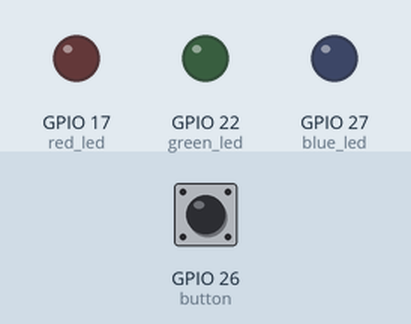
Bench run of a program on a simulated Raspberry Pi (BCM pin numbers). Parts: output pins drawn as LEDs (lit = HIGH). Inputs (shaded band) come from the test bench; at power-on: GPIO 26 (button) HIGH.

Above: at 1.2 s.
1.3 s: GPIO 26 (button) pulled LOW for 0.15 s
At 1.6 s:
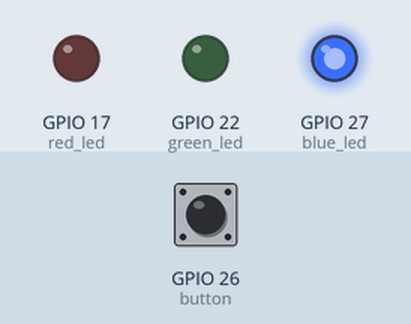
2.9 s: GPIO 26 (button) pulled LOW for 1 s
At 4.0 s:
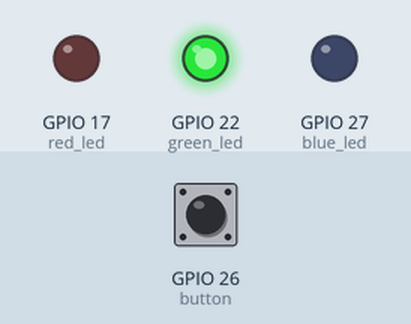
5.4 s: GPIO 26 (button) pulled LOW for 0.15 s
At 5.9 s:
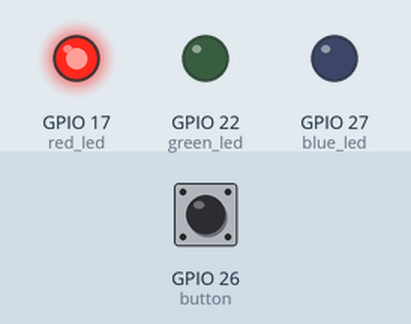
7.0 s: GPIO 26 (button) pulled LOW for 3.2 s
At 8.3 s:
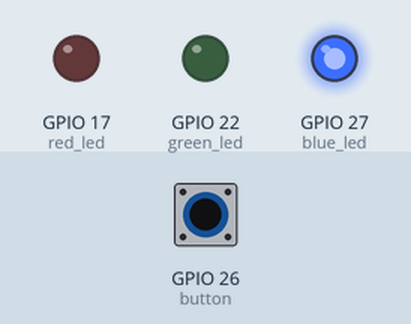
Timing chart, 0 to 10.0 s (numbered marks = the images above; inputs shaded):
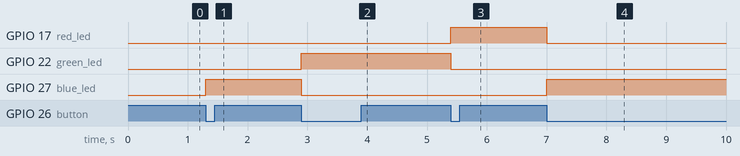

Measured:
- after the input at 1.3 s, GPIO 27 (blue_led): LOW → HIGH at once
- after the input at 2.9 s, GPIO 22 (green_led): LOW → HIGH at once; GPIO 27 (blue_led): HIGH → LOW at once
- after the input at 5.4 s, GPIO 17 (red_led): LOW → HIGH at once; GPIO 22 (green_led): HIGH → LOW at once
- after the input at 7.0 s, GPIO 17 (red_led): HIGH → LOW at once; GPIO 27 (blue_led): LOW → HIGH at once

The program:

switchLEDPushButton.py
```python
from gpiozero import LED, Button
import time
from signal import pause

red_led = LED(17)
blue_led = LED(27)
green_led = LED(22)

leds = [red_led, blue_led, green_led]

button = Button(26, bounce_time = 0.05)

counter = 0

def turnOffLEDs():
    for i in range(len(leds)):
        leds[i].off()

def switch_leds():
    global counter
    turnOffLEDs()
    counter += 1
    if counter >= len(leds):
        counter = 0
    leds[counter].on()

turnOffLEDs()
button.when_pressed = switch_leds
pause()
        
```
